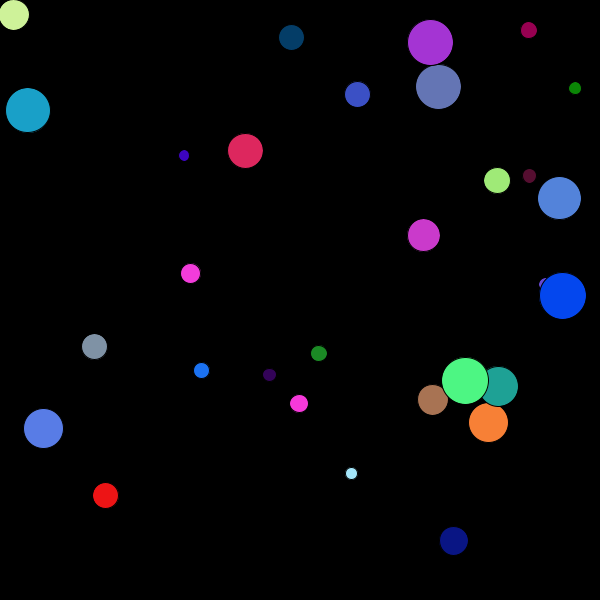
Frame 1 (no input)
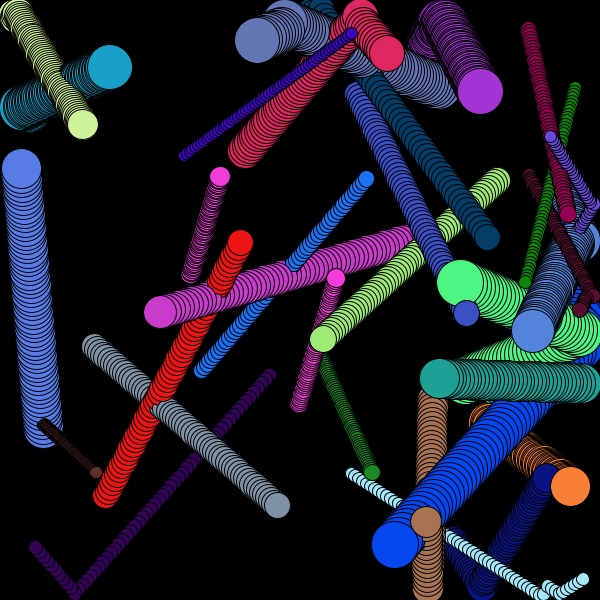
Frame 60 (the mouse pressed at the canvas centre just before this capture)
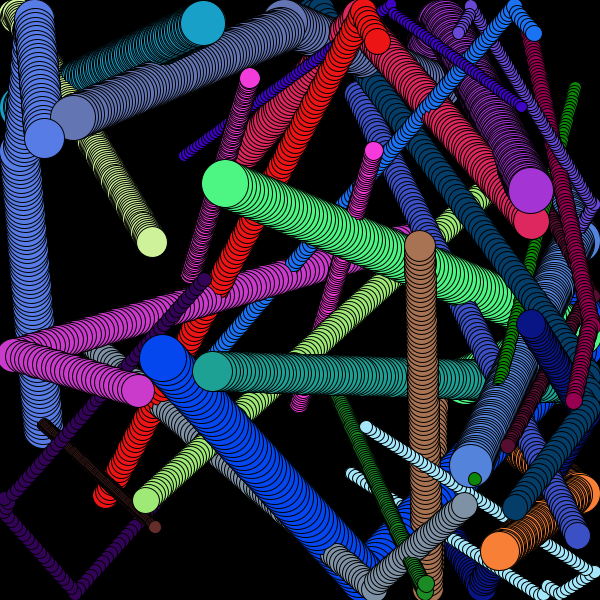
Frame 120 (the mouse held since frame 60 and released just before this capture)

The Processing sketch that drew these frames (run headless with seeded random() and noise(); from frame 60 on, the mouse is pressed at the canvas centre):

// Processing sketch: Chain_Reacts
// ── Chain_Reacts.pde
/*Maryann Foley, Shruthi Venkata
 APCS pd8
 HW 52 -- Grow and Shrink
 2018-05-22*/
Ball[] balls;

void setup() {
  size(600, 600);
  balls = new Ball[(int)random(25, 35)];

  for (int i =0; i< balls.length; i++) {
    //print("looptity loop");
    balls[i] = new Ball();
    ellipse(balls[i].x, balls[i].y, 2*balls[i].rad, 2*balls[i].rad);
  }
  background(0);
}

void draw() {
  clear();
  //print("draw");
  for (Ball pew : balls) {
    fill(pew.c);
    pew.check();
    if (pew.state != Ball.DEAD)
      ellipse(pew.x, pew.y, 2*pew.rad, 2*pew.rad);
    if (pew.state==Ball.MOVING) {
      for (Ball checkBall : balls) {
        if (checkBall.state == Ball.GROWING ||checkBall.state == Ball.SHRINKING) {
          if (inRange(pew, checkBall)) {
            pew.state = Ball.GROWING;
          }
        }
      }
    }
  }
}

  boolean inRange(Ball one, Ball two) {
    float maxXOne=one.x+ abs(one.rad);
    float minXOne=one.x-abs(one.rad);
    float maxYOne=one.y+abs(one.rad);
    float minYOne=one.y-abs(one.rad);
    float maxXTwo=two.x+abs(two.rad);
    float minXTwo=two.x-abs(two.rad);
    float maxYTwo=two.y+abs(two.rad);
    float minYTwo=two.y-abs(two.rad);
    if ((maxXTwo < maxXOne && maxXTwo > minXOne) || (minXTwo < maxXOne && maxXTwo > minXOne)) {
      if ((maxYTwo < maxYOne && maxYTwo > minYOne) || (minYTwo < maxYOne && maxYTwo > minYOne)) {
        return true;
      }
    }
    return false;
  }

  void mouseClicked() {
    Ball[] tempArray=new Ball[balls.length];
    for (int i=0; i<balls.length; i++) {
      tempArray[i]=balls[i];
    }
    tempArray[balls.length-1]= new Ball(1, mouseX, mouseY);
    balls = tempArray;
  }

// ── Ball.pde
/* Maryann Foley, Shruthi Venkata
 APCS pd8
 HW 52 -- Grow and Shrink
 2018-05-22*/
class Ball {

  final static int MOVING =0;
  final static int GROWING =1;
  final static int SHRINKING =2;
  final static int DEAD =3;
  final float CHANGE_FACTOR =.25;
  final float MAX_RADIUS =50;

  int hasBeenPressed; //an int that allows for before clicking, after one click, and after a second click
  //rbg color numbers so it can rotate through colors
  float rad;
  color c;
  float x;
  float y;
  float dx;
  float dy;
  int state;



  Ball() {
    //println("first line of constructor");
    rad = random(20)+5; //sets base diameter to 20
    //sets colors to 3 random ints
    int colorR = (int(random(255)));
    int colorB = (int(random(255)));
    int colorG = (int(random(255)));
    c=color(colorR, colorB, colorG); 
    x = random(600); 
    //print("x: "+x);
    y = random(600);
    // print("y: "+y); //these print statements helped to determine that code was not running through constructor correctly
    dx =(random(10))-5;
    dy =(random(10))-5;
    state=0;

  }
  
  Ball(int inputState) {
    this();
    state = inputState;
  }
  
  Ball(int inputState,float inputx, float inputy) {
    this(inputState);
    x=inputx;
    y=inputy;
  }

  void check() {
    if (state==MOVING) {
      move();
    } else if (state==GROWING) {
      if (rad >(MAX_RADIUS)-CHANGE_FACTOR) {//max rad - change factor
        state=SHRINKING;
      } else {
        rad+=CHANGE_FACTOR;
      }
    } else if (state == SHRINKING) {
      if (rad<CHANGE_FACTOR) {
        state = DEAD;
      } else {
        rad -=CHANGE_FACTOR;
      }
    }
  }
  void move() {

    //println("moving");
    
    if (x>(600-rad)) {
      x=x-int(random(10));
      dx*=-1;
    } else if (x<rad) {
      x=x+int(random(10));
      dx *=-1;
    } else {
      x+=dx;
    }
    if (y>(600-rad)) {
      y=y-int(random(10));
      dy*=-1;
    } else if (y<rad) {
      y=y+int(random(10));
      dy *=-1;
    } else {
      y+=dy;
    }
  }
}
